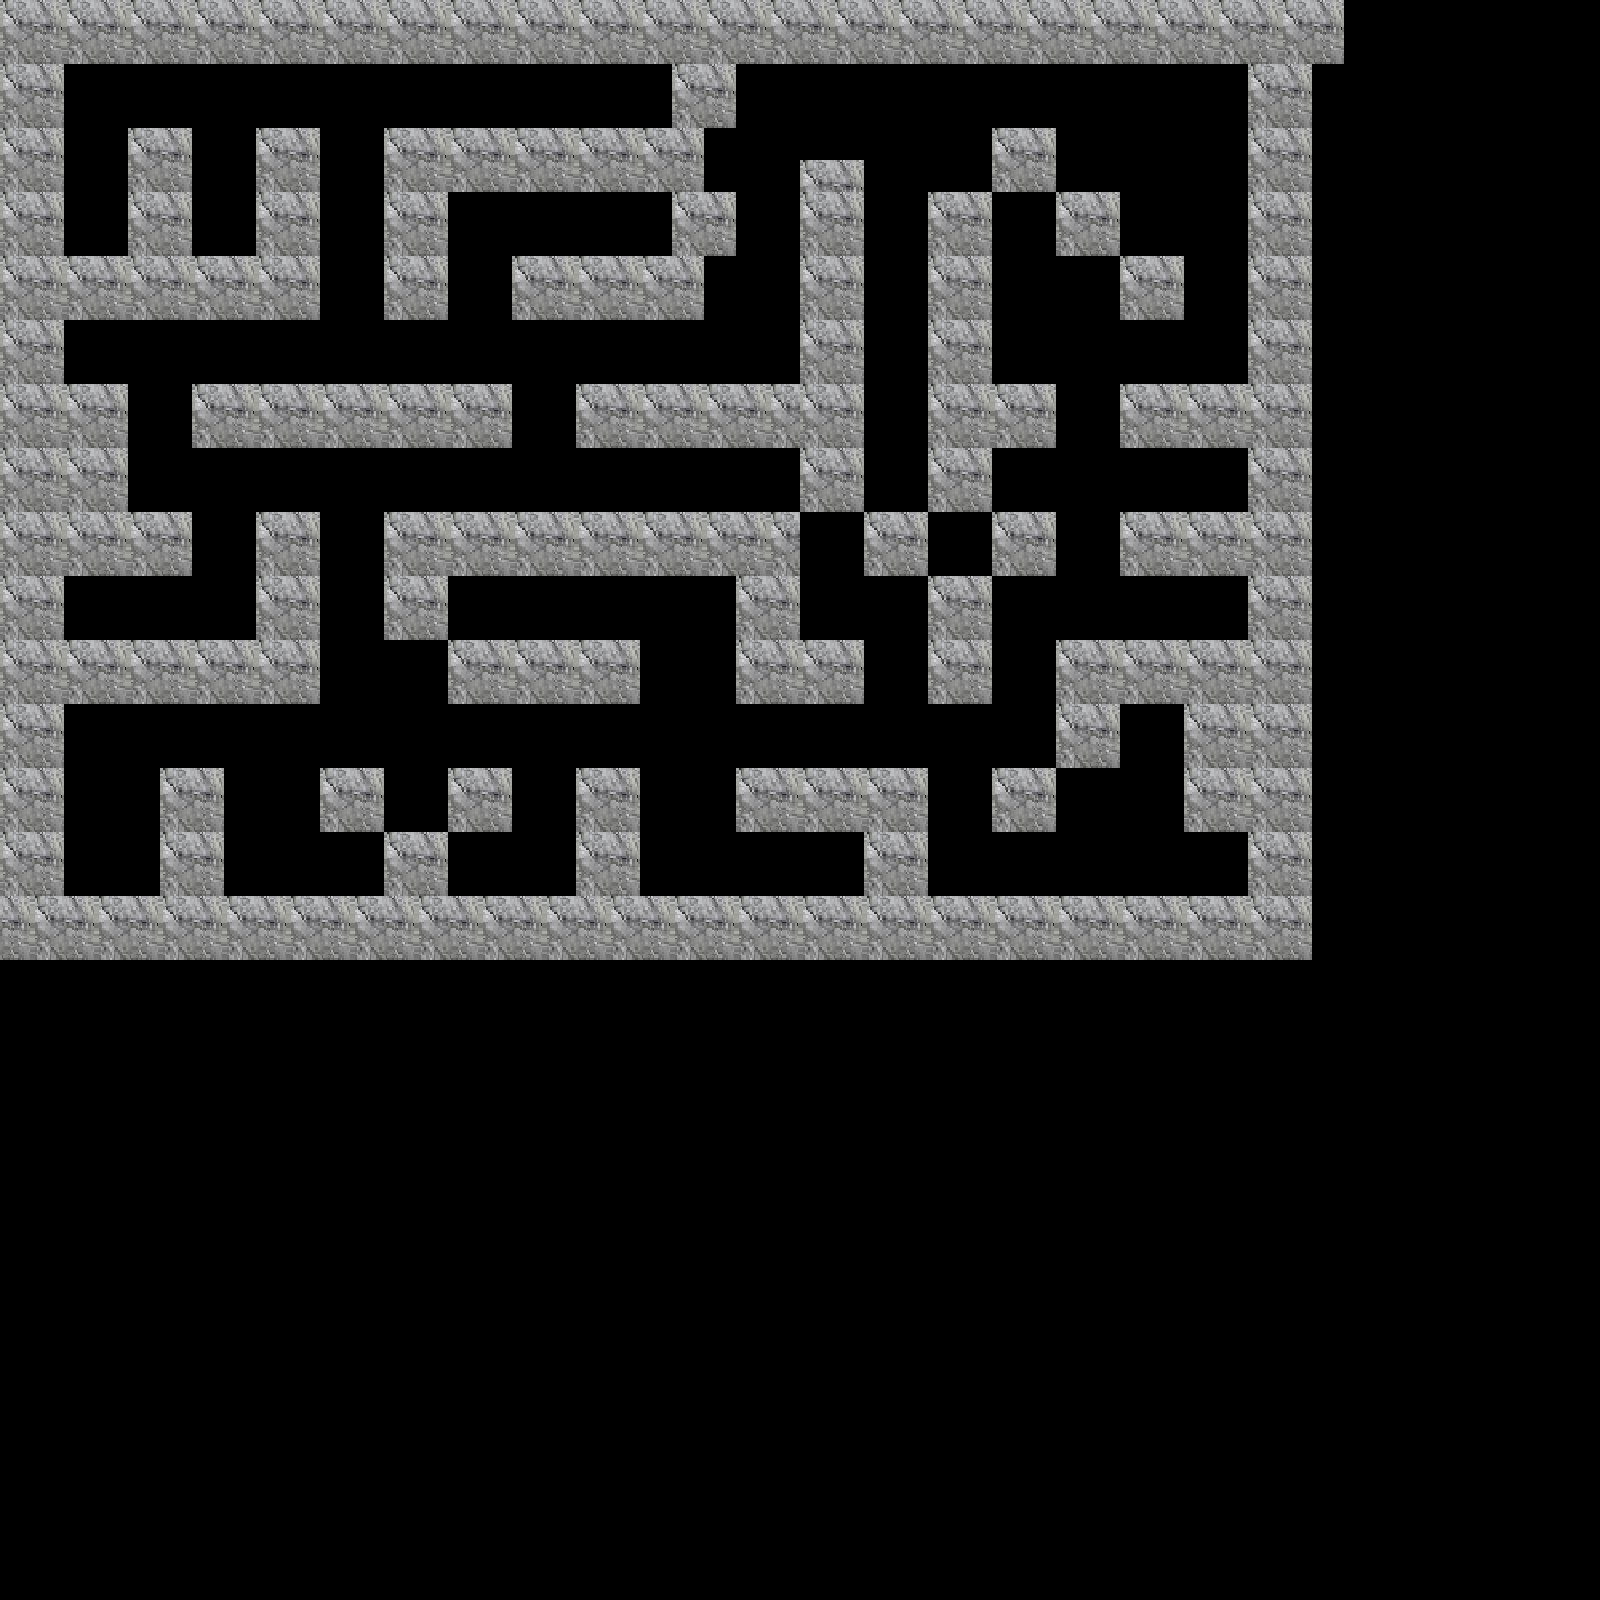

This is a level from a 2D game, rendered from its Tiled map with the project's own tilesets. A one-line summary and the map file follow, with tile-layer data summarised:
An orthogonal 100x100 tile map with 16x16 px tiles, 1 tile layer (Collision) and 118 objects (112x yellow_coin, 4x mob_flight, player, finish).

<map version="1.5" tiledversion="1.7.2" orientation="orthogonal" renderorder="right-up" width="100" height="100" tilewidth="16" tileheight="16" infinite="0" nextlayerid="5" nextobjectid="119">
 <properties>
  <property name="camX" type="int" value="-18" />
  <property name="camY" type="int" value="-4" />
  <property name="death_plain" type="int" value="5000" />
 </properties>
 <tileset firstgid="1" name="tileset" tilewidth="16" tileheight="16" tilecount="961" columns="31">
  <image source="../../assets/game/Blali_1/tileset.png" width="500" height="500" />
 </tileset>
 <layer id="1" name="Collision" width="100" height="100">
  <data>[10000 cells, 2560 non-empty, 16 distinct tile ids]</data>
 </layer>
 <objectgroup id="2" name="BG">
  <properties>
   <property name="posX" type="int" value="0" />
   <property name="posY" type="int" value="0" />
   <property name="scale" type="int" value="2" />
   <property name="tex" value="sky" />
  </properties>
 </objectgroup>
 <objectgroup id="3" name="Objects">
  <object id="1" name="pl" type="player" x="270.667" y="845.333">
   <properties>
    <property name="type" value="ball" />
   </properties>
   <point />
  </object>
  <object id="2" name="finish" type="finish" x="210.667" y="-188" width="156" height="110.667">
   <properties>
    <property name="UseCrossFade" type="int" value="1" />
    <property name="coin_condition" type="int" value="112" />
    <property name="followup_ID" type="int" value="4" />
   </properties>
  </object>
  <object id="115" name="Vierter" type="mob_flight" x="721" y="763">
   <point />
  </object>
  <object id="116" name="Dritter" type="mob_flight" x="1024" y="119">
   <point />
  </object>
  <object id="117" name="Zweiter" type="mob_flight" x="430" y="378">
   <point />
  </object>
  <object id="118" name="Einer" type="mob_flight" x="430" y="505">
   <point />
  </object>
 </objectgroup>
 <objectgroup id="4" name="Collectibles">
  <object id="3" type="yellow_coin" x="80" y="895">
   <point />
  </object>
  <object id="4" type="yellow_coin" x="143.5" y="894">
   <point />
  </object>
  <object id="5" type="yellow_coin" x="111.5" y="861.5">
   <point />
  </object>
  <object id="6" type="yellow_coin" x="176" y="766">
   <point />
  </object>
  <object id="7" type="yellow_coin" x="208.5" y="735.5">
   <point />
  </object>
  <object id="8" type="yellow_coin" x="335.5" y="863">
   <point />
  </object>
  <object id="9" type="yellow_coin" x="367" y="893.5">
   <point />
  </object>
  <object id="10" type="yellow_coin" x="399.5" y="799">
   <point />
  </object>
  <object id="11" type="yellow_coin" x="431.5" y="830">
   <point />
  </object>
  <object id="12" type="yellow_coin" x="463.5" y="894.5">
   <point />
  </object>
  <object id="13" type="yellow_coin" x="495.5" y="894.5">
   <point />
  </object>
  <object id="14" type="yellow_coin" x="495.5" y="863">
   <point />
  </object>
  <object id="15" type="yellow_coin" x="527" y="735">
   <point />
  </object>
  <object id="16" type="yellow_coin" x="558.5" y="766">
   <point />
  </object>
  <object id="17" type="yellow_coin" x="655" y="832">
   <point />
  </object>
  <object id="18" type="yellow_coin" x="719.5" y="798">
   <point />
  </object>
  <object id="19" type="yellow_coin" x="719.5" y="703">
   <point />
  </object>
  <object id="20" type="yellow_coin" x="654.5" y="671">
   <point />
  </object>
  <object id="21" type="yellow_coin" x="847.5" y="894.5">
   <point />
  </object>
  <object id="22" type="yellow_coin" x="815.5" y="863">
   <point />
  </object>
  <object id="23" type="yellow_coin" x="943.5" y="894.5">
   <point />
  </object>
  <object id="24" type="yellow_coin" x="976" y="862">
   <point />
  </object>
  <object id="25" type="yellow_coin" x="1199.5" y="894.5">
   <point />
  </object>
  <object id="26" type="yellow_coin" x="1231.5" y="863.5">
   <point />
  </object>
  <object id="27" type="yellow_coin" x="1135.5" y="735">
   <point />
  </object>
  <object id="28" type="yellow_coin" x="1167.5" y="766">
   <point />
  </object>
  <object id="29" type="yellow_coin" x="1071.5" y="830.5">
   <point />
  </object>
  <object id="30" type="yellow_coin" x="1103.5" y="798.5">
   <point />
  </object>
  <object id="31" type="yellow_coin" x="1233" y="607">
   <point />
  </object>
  <object id="32" type="yellow_coin" x="1200" y="639.5">
   <point />
  </object>
  <object id="33" type="yellow_coin" x="1232" y="479">
   <point />
  </object>
  <object id="34" type="yellow_coin" x="1072" y="575.5">
   <point />
  </object>
  <object id="35" type="yellow_coin" x="1103.5" y="543.5">
   <point />
  </object>
  <object id="36" type="yellow_coin" x="1007.5" y="511.5">
   <point />
  </object>
  <object id="37" type="yellow_coin" x="1007.5" y="767">
   <point />
  </object>
  <object id="38" type="yellow_coin" x="1039.5" y="735.5">
   <point />
  </object>
  <object id="39" type="yellow_coin" x="879.5" y="736">
   <point />
  </object>
  <object id="40" type="yellow_coin" x="846.5" y="766">
   <point />
  </object>
  <object id="41" type="yellow_coin" x="815.5" y="543.5">
   <point />
  </object>
  <object id="42" type="yellow_coin" x="847.5" y="543.5">
   <point />
  </object>
  <object id="43" type="yellow_coin" x="880" y="607">
   <point />
  </object>
  <object id="44" type="yellow_coin" x="911.5" y="639">
   <point />
  </object>
  <object id="45" type="yellow_coin" x="880" y="511.5">
   <point />
  </object>
  <object id="46" type="yellow_coin" x="912" y="448">
   <point />
  </object>
  <object id="47" type="yellow_coin" x="880" y="384">
   <point />
  </object>
  <object id="48" type="yellow_coin" x="911.5" y="321.5">
   <point />
  </object>
  <object id="49" type="yellow_coin" x="879.5" y="256">
   <point />
  </object>
  <object id="50" type="yellow_coin" x="944" y="191">
   <point />
  </object>
  <object id="51" type="yellow_coin" x="944" y="126.5">
   <point />
  </object>
  <object id="52" type="yellow_coin" x="912.5" y="96">
   <point />
  </object>
  <object id="53" type="yellow_coin" x="1071.5" y="191">
   <point />
  </object>
  <object id="54" type="yellow_coin" x="1071.5" y="158">
   <point />
  </object>
  <object id="55" type="yellow_coin" x="1231.5" y="95.5">
   <point />
  </object>
  <object id="56" type="yellow_coin" x="1199" y="127.5">
   <point />
  </object>
  <object id="57" type="yellow_coin" x="1199" y="318">
   <point />
  </object>
  <object id="58" type="yellow_coin" x="1231" y="285.5">
   <point />
  </object>
  <object id="59" type="yellow_coin" x="1008" y="223">
   <point />
  </object>
  <object id="60" type="yellow_coin" x="1039.5" y="255.5">
   <point />
  </object>
  <object id="61" type="yellow_coin" x="1071.5" y="286.5">
   <point />
  </object>
  <object id="62" type="yellow_coin" x="1104" y="318.5">
   <point />
  </object>
  <object id="63" type="yellow_coin" x="1071.5" y="413">
   <point />
  </object>
  <object id="64" type="yellow_coin" x="1103.5" y="447.5">
   <point />
  </object>
  <object id="65" type="yellow_coin" x="750.5" y="96">
   <point />
  </object>
  <object id="66" type="yellow_coin" x="783.5" y="128">
   <point />
  </object>
  <object id="67" type="yellow_coin" x="719.5" y="287.5">
   <point />
  </object>
  <object id="68" type="yellow_coin" x="719.5" y="318">
   <point />
  </object>
  <object id="69" type="yellow_coin" x="655.5" y="256">
   <point />
  </object>
  <object id="70" type="yellow_coin" x="624" y="223">
   <point />
  </object>
  <object id="71" type="yellow_coin" x="463" y="255">
   <point />
  </object>
  <object id="72" type="yellow_coin" x="495.5" y="223.5">
   <point />
  </object>
  <object id="73" type="yellow_coin" x="368" y="350.5">
   <point />
  </object>
  <object id="74" type="yellow_coin" x="336" y="382.5">
   <point />
  </object>
  <object id="75" type="yellow_coin" x="303.5" y="352">
   <point />
  </object>
  </objectgroup>
</map>
<!-- 39 of 118 objects omitted -->